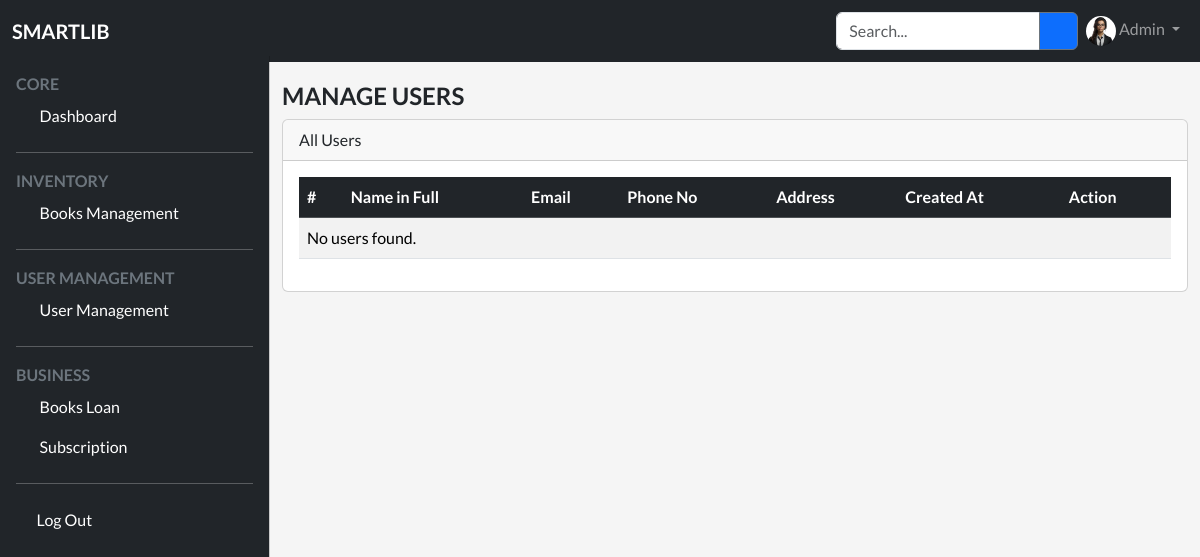
Page /admin/users/index.php on the earlier database version.
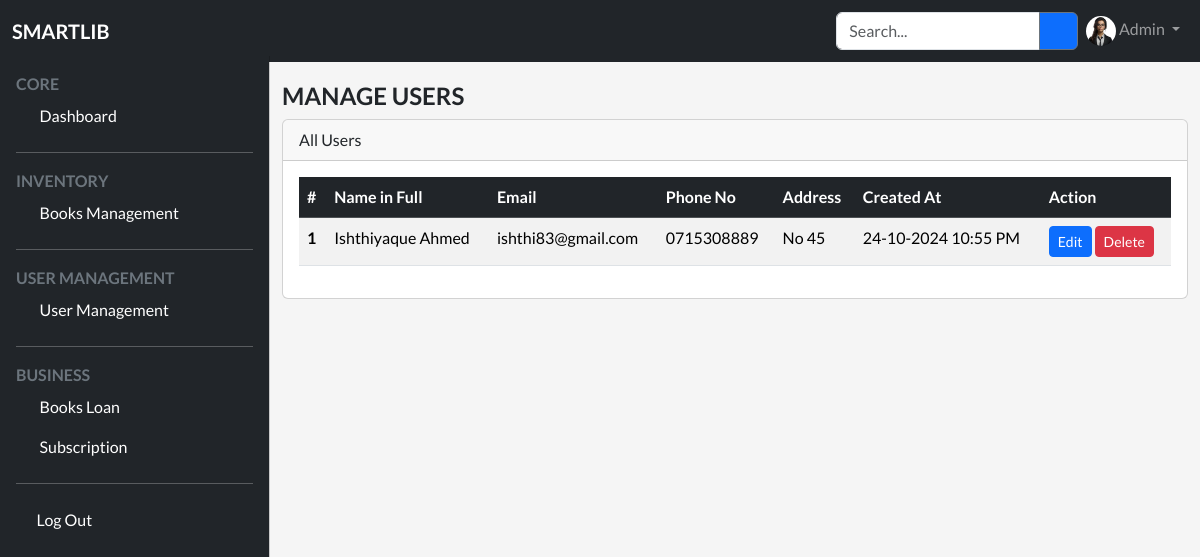
Same page on the later database version.
### tables this page shows
CREATE TABLE `users` (
  `guid` varchar(50) DEFAULT NULL,
  `id` int(11) NOT NULL AUTO_INCREMENT,
  `name` varchar(255) DEFAULT NULL,
  `email` varchar(100) DEFAULT NULL,
  `nic_no` varchar(50) NOT NULL,
  `phone_no` varchar(20) DEFAULT NULL,
  `address` varchar(200) DEFAULT NULL,
  `password` varchar(255) DEFAULT NULL,
  `profile_pic` varchar(255) DEFAULT NULL,
  `created_at` timestamp NOT NULL DEFAULT current_timestamp(),
  `updated_at` timestamp NULL DEFAULT NULL,
  `is_admin` bit(1) DEFAULT b'0',
  `reset_code` varchar(50) DEFAULT NULL,
  `reset_at` timestamp NULL DEFAULT NULL,
  `is_blocked` bit(1) DEFAULT b'0',
  PRIMARY KEY (`id`)
);

### admin/models/users.php (called while the page is built, shortened)
<?php
function getUsers($conn)
{
    $sql = "SELECT * FROM users ORDER BY id DESC";
    return $conn->query($sql);
}
?>

### admin/users/index.php (the view, shortened to what this page needs)
<?php
include_once("../../config/database.php");
include_once("../models/users.php");
$members = getUsers($conn);
include_once("../../include/header.php");
include_once("../../include/topbar.php");
include_once("../../include/sidebar.php");
?>
<main class="mt-1 pt-3">
    <div class="container-fluid">
        <div class="row">
            <div class="col-md-12">
                <h4 class="fw-bold text-uppercase">Manage Users</h4>
            </div>
            <div class="col-md-12">
                <div class="card">
                    <div class="card-header">
                        All Users
                    </div>
                    <div class="card-body">
                        <div class="table-responsive">
                            <table id="data-table" class="table table-responsive table-striped" style="width:100%">
                                <thead class="table-dark">
                                    <tr>
                                        <th scope="col">#</th>
                                        <th scope="col">Name in Full</th>
                                        <th scope="col">Email</th>
                                        <th scope="col">Phone No</th>
                                        <th scope="col">Address</th>
                                        <th scope="col">Created At</th>
                                        <th scope="col">Action</th>
                                    </tr>
                                </thead>
                                <tbody>
                                    <?php
                                    if ($members->num_rows > 0) {
                                        $i = 1;
                                        while ($row = $members->fetch_assoc()) {
                                    ?>
                                    <tr>
                                        <th scope="row"><?php echo $i++ ?></th>
                                        <td><?php echo $row['name'] ?></td>
                                        <td><?php echo $row['email'] ?></td>
                                        <td><?php echo $row['phone_no'] ?></td>
                                        <td><?php echo $row['address'] ?></td>
                                        <td><?php echo date("d-m-Y h:i A", strtotime($row['created_at'])) ?></td>
                                        <td>
                                            <a href="<?php echo ADMIN_BASE_URL.'/users/edit.php?'.$row['guid'] ?>" class="btn btn-primary btn-sm">Edit</a>
                                            <a href="<?php echo ADMIN_BASE_URL.'/users/delete.php?'.$row['guid'] ?>" class="btn btn-danger btn-sm">Delete</a>
                                        </td>
                                    </tr>
                                    <?php
                                        }
                                    } else {
                                        echo "<tr><td colspan='7'>No users found.</td></tr>";
                                    }
                                    ?>
                                </tbody>
                            </table>
                        </div>
                    </div>
                </div>
            </div>
        </div>
    </div>
</main>
<?php include_once("../../include/footer.php") ?>

Differences in the rows shown:
added users: name "Ishthiyaque Ahmed", email "ishthi83@gmail.com", phone_no "0715308889", address "No 45", created_at "24-10-2024 10:55 PM"
Other differences:
text no longer shown: "No users found."
